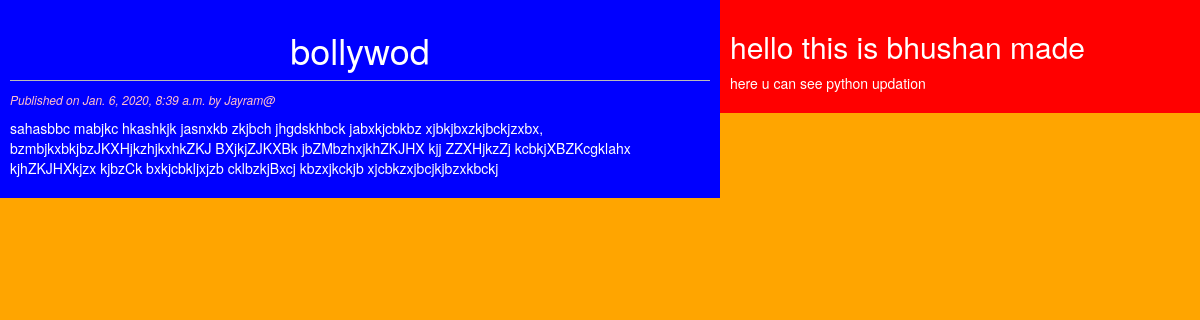
/post/bollywod/, run on the app's committed database.
### app1/models.py (models this page shows, shortened)
class Post(models.Model):
    STATUS_CHOICES=(('draft','draft'),('published','Published'))
    title=models.CharField(max_length=64)
    slug=models.SlugField(max_length=64,unique_for_date="publish")
    author = models.OneToOneField(User, on_delete=models.CASCADE)
    body=models.TextField()
    publish=models.DateTimeField(default=timezone.now)
    created=models.DateTimeField(auto_now=True)
    updated=models.DateTimeField(auto_now=True)
    status=models.CharField(max_length=10,choices=STATUS_CHOICES,default="draft")
    class Meta:
        ordering=("-publish",)

### app1/views.py (the view)
# urls.py: path("post/<slug:post>/",views.post_detail),
def post_detail(request,post):
    print(post)
    post=get_object_or_404(Post,slug=post)
    return render (request,'app1/detail.html',{'posts':post})

### templates/app1/detail.html (shortened to what this page needs)
{%extends "app1/one.html"%}
{%block content%}
<h1>{{posts.title}}</h1>
<p id="date">Published on {{posts.publish}} by {{posts.author|title}}</p>
{{posts.body|linebreaks}}
{%endblock%}

### static/css/blog.css (style rules this page uses)
h1 { text-align: center; border-bottom: 1px solid #bbb; padding: 0 0 10px 0; }
#date { color: pink; font-size: 12px; font-style:italic; }
body { background-color: orange; color: white; }

### data on the page
Post: title "bollywod", publish "Jan. 6, 2020, 8:39 a.m.", author "Jayram@", body "sahasbbc mabjkc hkashkjk jasnxkb zkjbch jhgdskhbck jabxkjcbkbz xjbkjbxzkjbckjzxbx, bzmbjkxbkjbzJKXHjkzhjkxhkZKJ BXjkjZJKXBk jbZMbzhxjkhZKJHX kjj ZZXHjkzZj kcbkjXBZKcgklahx kjhZKJHXkjzx kjbzCk bxkjcbkljxjzb cklbzkjBxcj kbzxjkckjb xjcbkzxjbcjkjbzxkbckj"
